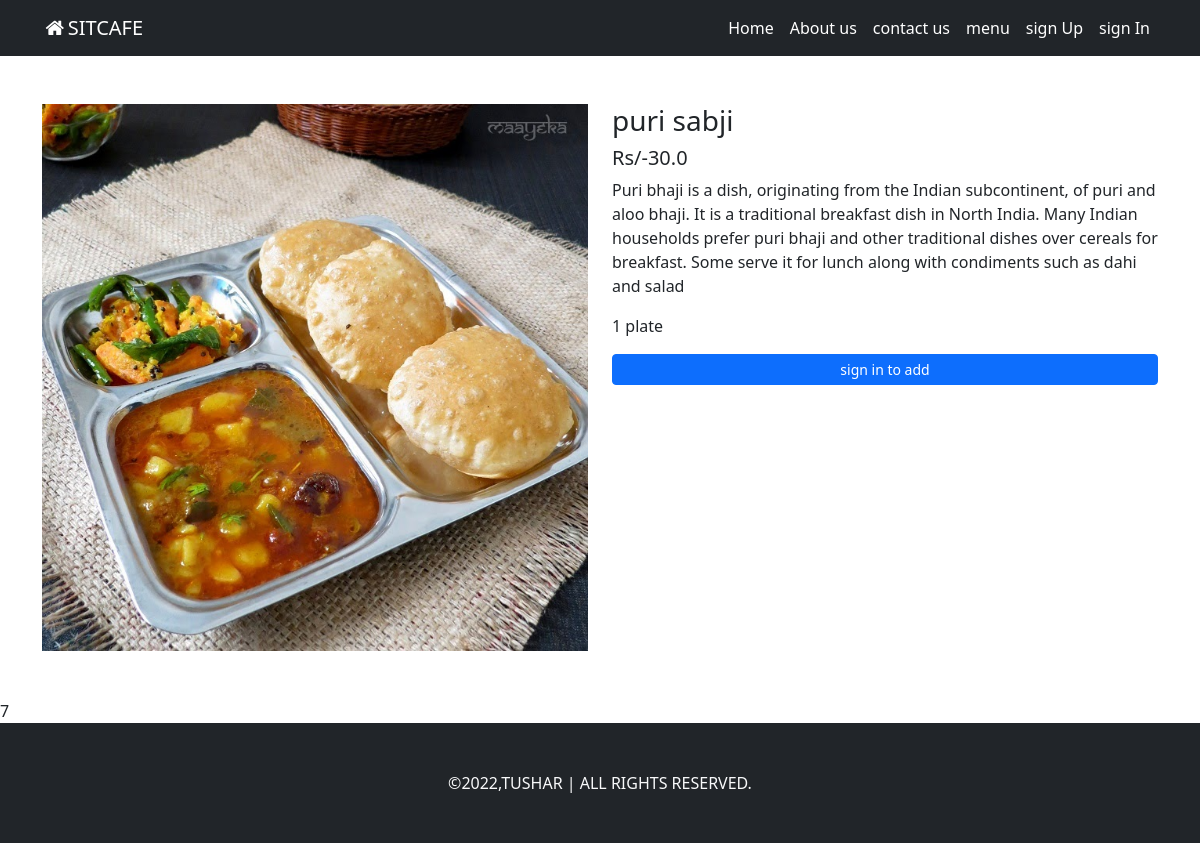
Screenshot of /food/details/5/ with the database file from the repository.
### food/models.py (models this page shows, shortened)
class Food(models.Model):
    category = models.ForeignKey(Cuisine,on_delete=models.DO_NOTHING)
    name=models.CharField(max_length=100)
    description=models.TextField()
    secondary_description=models.TextField(blank=True)
    price=models.FloatField()
    is_avaliable=models.BooleanField(default=True)
    image=models.ImageField(upload_to= 'food_images/')

### food/views.py (the view)
# urls.py: path('details/<int:id>/',views.details,name='details'),
def details(request, id):
    food = Food.objects.get(id=id)
    context={
        'food':food
    }
    return render(request, 'food/details.html', context)

### templates/food/details.html (shortened to what this page needs)
{% extends 'base.html' %}
{% load static %}
{% block css %}
<link rel="stylesheet" href="{% static 'css/cart-style.css' %}">
{% endblock css %}
{% block content %}
<div class="container">
    <div class="row my-5">
        <div class="col-md-6">
            <img src="{{food.image.url}}" alt="{{food.name}}" class="img-fluid">
        </div>
        <div class="col-md-6">
            <div class="h3">{{food.name}}</div>
            <div class="h5">Rs/-{{food.price}}</div>
            <p class="text-lead">{{food.description}}</p>
            <p class="text-lead">{{food.secondary_description}}</p>
            {% if food.is_avaliable %}
                {% if user.is_authenticated %}
                    <form action="{% url 'add_to_cart' %}" method="post">
                        {% csrf_token %}
                        <input type="hidden" name="food_id" value="{{food.id}}">
                        <div class="input-group mb-3">
                            <button class="btn btn-outline-secondary" type="button" onclick="decrement()">-</button>
                            <input type="text" class="quantity" id="quantity" name="quantity" value="1" readonly>
                            <button class="btn btn-outline-secondary" type="button" onclick="increment()">+</button>
                          </div>
                          <input type="submit" value="Add To cart" class="btn btn-primary btn-sm w-100">
                    </form>
                {% else %}
                 <a href="{% url 'signin' %}" class="btn btn-sm btn-primary w-100">sign in to add</a>
                {% endif %}
            {% else %}
                <p class="text-danger">Currently out of stock</p>
            {% endif %}
        </div>
    </div>
</div>
7
{% endblock content %}

### rows the page displays
Food: image (picture), name "puri sabji", price "30.0", description "Puri bhaji is a dish, originating from the Indian subcontinent, of puri and aloo bhaji. It is a traditional breakfast dish in North India. Many Indian households prefer puri bhaji and other traditional dishes over cereals for breakfast. Some serve it for lunch along with condiments such as dahi and salad", secondary_description "1 plate"
